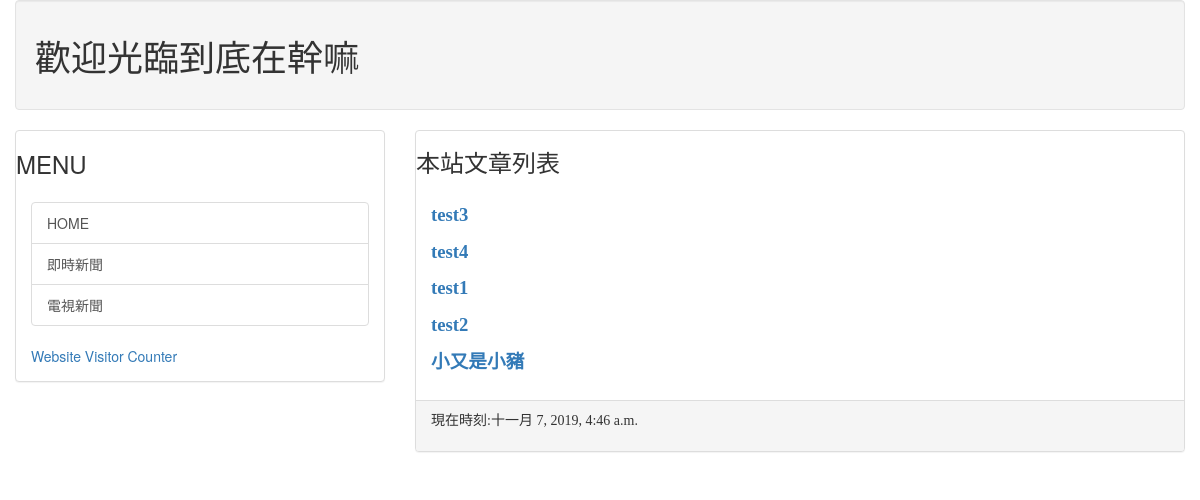
The app's page /, older data.
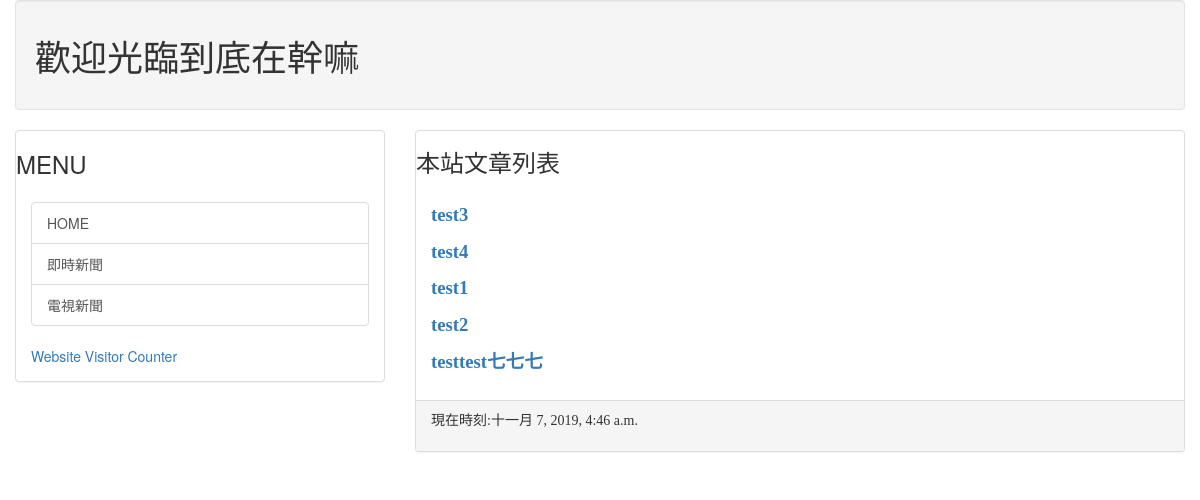
The same page, newer data.
### mainsite/models.py (models this page shows, shortened)
class Post(models.Model):
    title = models.CharField(max_length=200)
    slug = models.CharField(max_length=200)
    body = models.TextField()
    pub_date = models.DateTimeField(default=timezone.now)
    class Meta:
        ordering=('-pub_date',)

### mainsite/views.py (the view)
# urls.py: path('', homepage),
def homepage(request):
    posts = Post.objects.all()
    now = datetime.now()
    return render(request,'index.html',locals())

### templates/index.html (shortened to what this page needs)
{% extends 'base.html' %}
{% block headmessage %}
    <h3 style='font-family:標楷體;'>本站文章列表</h3>
{% endblock %}
{% block content %}
    {% for post in posts %}
        <p style='font-family: 微軟正黑體;font-size: 14pt;font-weight: bold;'>
            <a href='/post/{{post.slug}}'>{{post.title}}</a>
        </p>
    {% endfor %}
{% endblock %}

Row changes from the older to the newer data that the page shows:
changed Post: title "小又是小豬" → "testtest七七七"
